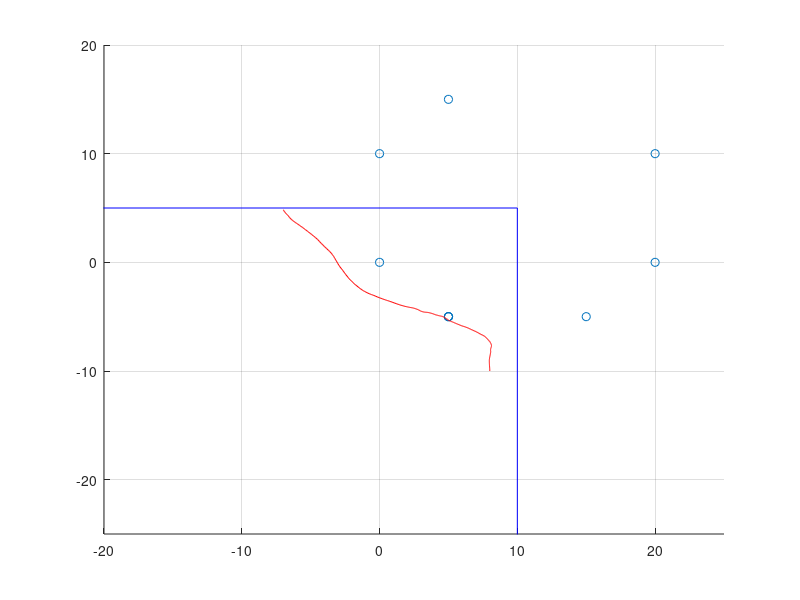

Write MATLAB code to recreate this figure. (Note: this script raises an error after producing the figure.)
clear all; close all; clc;
f=12.5;   % frequency hz
dt=1/f; % period s
T=30;   % exp time s
N=floor(T/dt);

fov=30;

bs=[0;0];
vt1=[0;10;0];
vt2=[20;0;0];
vt3=[5;-5;5*sqrt(2)];
vt4=[20;10;0];
vt5=[5;15;5*sqrt(2)];
vt6=[15;-5;5*sqrt(2)];
vt7=[5;-5;5*sqrt(10)];
vt8=[5;-5;5*sqrt(10)];

ax=0.5; ay=ax;    % acceleration for each direction m/s^2
pos_init=[8;-10]; % initial position m
v_init=[0;1]/sqrt(1);   % initial velocity m/s

toarmse=0.3; % m
toalosrmse=0.05; % m
aoarmse=4*pi/180;   % rad
aoalosrmse=2*pi/180;
bias=0.3;
R=diag([toarmse^2,aoarmse^2]);

x=zeros(5,N);
x(:,1)=[pos_init;v_init;0.3];
A=eye(5);
A(1,3)=dt;
A(2,4)=dt;
B=[0.5*dt^2, 0;
    0, 0.5*dt^2;
    dt, 0;
    0, dt;
    0, 0];

% add dependencies
addpath('VT_datagen_dependencies');
%% groundtruth gen
for montecarlo=1:1
    flag=0;
    while (flag~=1)
        a=[normrnd(0,1,1,N)*ax;normrnd(0,1,1,N)*ay];
        for i=2:N
            x(:,i)=A*x(:,i-1)+B*a(:,i);
            if or(x(2,i)>5,x(1,i)>10)
                flag=0;
                break;
            end
            if(i==N)
                flag=1;
            end
        end
    end
    gtPose=[[0:0.08:29.92]',x'];
    %% plot
    h=figure();
    grid on;
    hold on;
    xlim([-20,25]);
    ylim([-25,20]);
    scatter([bs(1);vt1(1);vt2(1);vt3(1);vt4(1);vt5(1);vt6(1);vt7(1);vt8(1)],...
    [bs(2);vt1(2);vt2(2);vt3(2);vt4(2);vt5(2);vt6(2);vt7(2);vt8(2)]);
    plot(x(1,:),x(2,:),'r');
    plot([-100,10,10],[5,5,-100],'b');

    %% measurement gen
    lambda = 0.02; % expectation of the Poisson distribution
    P_D=0.95;      % probability of detection

    bsmeascpp=zeros(2,N);  % 先toa后dod最后aoa
    vt1meascpp=zeros(2,N);
    vt2meascpp=zeros(2,N);
    vt3meascpp=zeros(2,N);
    vt4meascpp=zeros(2,N);
    vt5meascpp=zeros(2,N);
    vt6meascpp=zeros(2,N);
    vt7meascpp=zeros(2,N);
    vt8meascpp=zeros(2,N);

    bsmeascpporiginal=zeros(2,N);  % 先toa后dod最后aoa
    vt1meascpporiginal=zeros(2,N);
    vt2meascpporiginal=zeros(2,N);
    vt3meascpporiginal=zeros(2,N);
    vt4meascpporiginal=zeros(2,N);
    vt5meascpporiginal=zeros(2,N);
    vt6meascpporiginal=zeros(2,N);
    vt7meascpporiginal=zeros(2,N);
    vt8meascpporiginal=zeros(2,N);

    gtPosetrans=gtPose';
    for i=1:N
        bsmeascpporiginal(:,i)=[norm(gtPosetrans(2:3,i)-bs)+bias;GetAngle([0,0],gtPosetrans(2:3,i))];
        vt1meascpporiginal(:,i)=[norm(gtPosetrans(2:3,i)-vt1(1:2))+vt1(3)+bias;GetAngle(vt1(1:2),gtPosetrans(2:3,i))];
        vt2meascpporiginal(:,i)=[norm(gtPosetrans(2:3,i)-vt2(1:2))+vt2(3)+bias;GetAngle(vt2(1:2),gtPosetrans(2:3,i))];
        vt3meascpporiginal(:,i)=[norm(gtPosetrans(2:3,i)-vt3(1:2))+vt3(3)+bias;GetAngle(vt3(1:2),gtPosetrans(2:3,i))];
        vt4meascpporiginal(:,i)=[norm(gtPosetrans(2:3,i)-vt4(1:2))+vt4(3)+bias;GetAngle(vt4(1:2),gtPosetrans(2:3,i))];
        vt5meascpporiginal(:,i)=[norm(gtPosetrans(2:3,i)-vt5(1:2))+vt5(3)+bias;GetAngle(vt5(1:2),gtPosetrans(2:3,i))];
        vt6meascpporiginal(:,i)=[norm(gtPosetrans(2:3,i)-vt6(1:2))+vt6(3)+bias;GetAngle(vt6(1:2),gtPosetrans(2:3,i))];
        vt7meascpporiginal(:,i)=[norm(gtPosetrans(2:3,i)-vt7(1:2))+vt7(3)+bias;GetAngle(vt7(1:2),gtPosetrans(2:3,i))];
        vt8meascpporiginal(:,i)=[norm(gtPosetrans(2:3,i)-vt8(1:2))+vt8(3)+bias;GetAngle(vt8(1:2),gtPosetrans(2:3,i))];
    end

    % white noise addup
    bsnoise=[randn(1,N)*toalosrmse;randn(1,N)*aoalosrmse];
    vt1noise=[randn(1,N)*toarmse;randn(1,N)*aoarmse];
    vt2noise=[randn(1,N)*toarmse;randn(1,N)*aoarmse];
    vt3noise=[randn(1,N)*toarmse;randn(1,N)*aoarmse];
    vt4noise=[randn(1,N)*toarmse;randn(1,N)*aoarmse];
    vt5noise=[randn(1,N)*toarmse;randn(1,N)*aoarmse];
    vt6noise=[randn(1,N)*toarmse;randn(1,N)*aoarmse];
    vt7noise=[randn(1,N)*toarmse;randn(1,N)*aoarmse];
    vt8noise=[randn(1,N)*toarmse;randn(1,N)*aoarmse];

    bsmeascpp=bsmeascpporiginal+bsnoise;
    vt1meascpp=vt1meascpporiginal+vt1noise;
    vt2meascpp=vt2meascpporiginal+vt2noise;
    vt3meascpp=vt3meascpporiginal+vt3noise;
    vt4meascpp=vt4meascpporiginal+vt4noise;
    vt5meascpp=vt5meascpporiginal+vt5noise;
    vt6meascpp=vt6meascpporiginal+vt6noise;
    vt7meascpp=vt7meascpporiginal+vt7noise;
    vt8meascpp=vt8meascpporiginal+vt8noise;
    
    bsmeascpp(2,:)=normalizeAngles(bsmeascpp(2,:));
    vt1meascpp(2,:)=normalizeAngles(vt1meascpp(2,:));
    vt2meascpp(2,:)=normalizeAngles(vt2meascpp(2,:));
    vt3meascpp(2,:)=normalizeAngles(vt3meascpp(2,:));
    vt4meascpp(2,:)=normalizeAngles(vt4meascpp(2,:));
    vt5meascpp(2,:)=normalizeAngles(vt5meascpp(2,:));
    vt6meascpp(2,:)=normalizeAngles(vt6meascpp(2,:));
    vt7meascpp(2,:)=normalizeAngles(vt7meascpp(2,:));
    vt8meascpp(2,:)=normalizeAngles(vt8meascpp(2,:));
    
    bsmeascpp(1,:)=normalizeRanges(bsmeascpp(1,:));
    vt1meascpp(1,:)=normalizeRanges(vt1meascpp(1,:));
    vt2meascpp(1,:)=normalizeRanges(vt2meascpp(1,:));
    vt3meascpp(1,:)=normalizeRanges(vt3meascpp(1,:));
    vt4meascpp(1,:)=normalizeRanges(vt4meascpp(1,:));
    vt5meascpp(1,:)=normalizeRanges(vt5meascpp(1,:));
    vt6meascpp(1,:)=normalizeRanges(vt6meascpp(1,:));
    vt7meascpp(1,:)=normalizeRanges(vt7meascpp(1,:));
    vt8meascpp(1,:)=normalizeRanges(vt8meascpp(1,:));
    
    figure();
    hold on;
    plot(vt1meascpp(1,:));
    plot(vt2meascpp(1,:));
    plot(vt3meascpp(1,:));
    plot(vt4meascpp(1,:));
    plot(vt5meascpp(1,:));
    plot(vt6meascpp(1,:));
    plot(vt7meascpp(1,:));
    plot(vt8meascpp(1,:));

    vtmeasurements=cell({vt1meascpp,vt2meascpp,vt3meascpp,vt4meascpp,vt5meascpp,vt6meascpp,vt7meascpp,vt8meascpp});
    % saving
    meas_complete=cell(N,1);
    
    N_clutter = poissrnd(lambda,1);
    
    for i=1:N
        meas_complete{i}=cell(0,1);
        mp = struct(OriginPosition = [gtPose(i,2:3), bias]);
        for j=1:8
            if rand()<P_D && vtmeasurements{j}(1,i)<fov                
                tempcell=cell(1,1);
                tempcell{1,1}=objectDetection((i-1)*dt,vtmeasurements{j}(:,i),'MeasurementNoise',R,MeasurementParameters=mp);
                meas_complete{i}=[meas_complete{i};tempcell];
            end
        end
        
        for j=1:N_clutter
            r_clutter=fov*rand();
            b_clutter=2*pi*rand()-pi;
            tempcell=cell(1,1);
            tempcell{1,1}=objectDetection((i-1)*dt,[r_clutter;b_clutter],'MeasurementNoise',R,MeasurementParameters=mp);
            meas_complete{i}=[meas_complete{i};tempcell];
        end
    end
    
    target=[vt1,vt2,vt3,vt4,vt5,vt6,vt7,vt8];
    print (h, '-dpng', 'dataVT/test.png');
    save('dataVT/meas.mat','meas_complete','target','gtPose','bsmeascpp');
end

